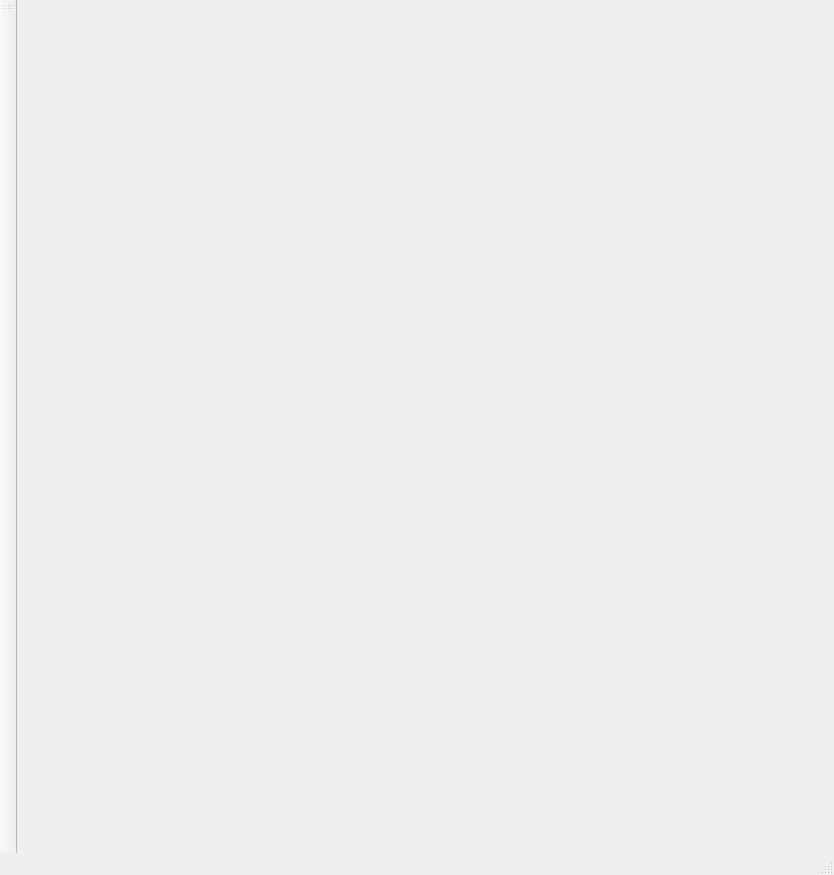
<?xml version="1.0" encoding="UTF-8"?>
<ui version="4.0">
 <class>ToolboxMain</class>
 <widget class="QMainWindow" name="ToolboxMain">
  <property name="geometry">
   <rect>
    <x>0</x>
    <y>0</y>
    <width>834</width>
    <height>875</height>
   </rect>
  </property>
  <property name="windowTitle">
   <string>ToolboxMain</string>
  </property>
  <widget class="QWidget" name="centralWidget"/>
  <widget class="QMenuBar" name="menuBar">
   <property name="geometry">
    <rect>
     <x>0</x>
     <y>0</y>
     <width>834</width>
     <height>21</height>
    </rect>
   </property>
  </widget>
  <widget class="QToolBar" name="mainToolBar">
   <attribute name="toolBarArea">
    <enum>LeftToolBarArea</enum>
   </attribute>
   <attribute name="toolBarBreak">
    <bool>false</bool>
   </attribute>
  </widget>
  <widget class="QStatusBar" name="statusBar"/>
  <action name="action_Open">
   <property name="text">
    <string>&amp;Open...</string>
   </property>
  </action>
  <action name="action_About">
   <property name="text">
    <string>&amp;About...</string>
   </property>
  </action>
 </widget>
 <layoutdefault spacing="6" margin="11"/>
 <resources/>
 <connections/>
</ui>
